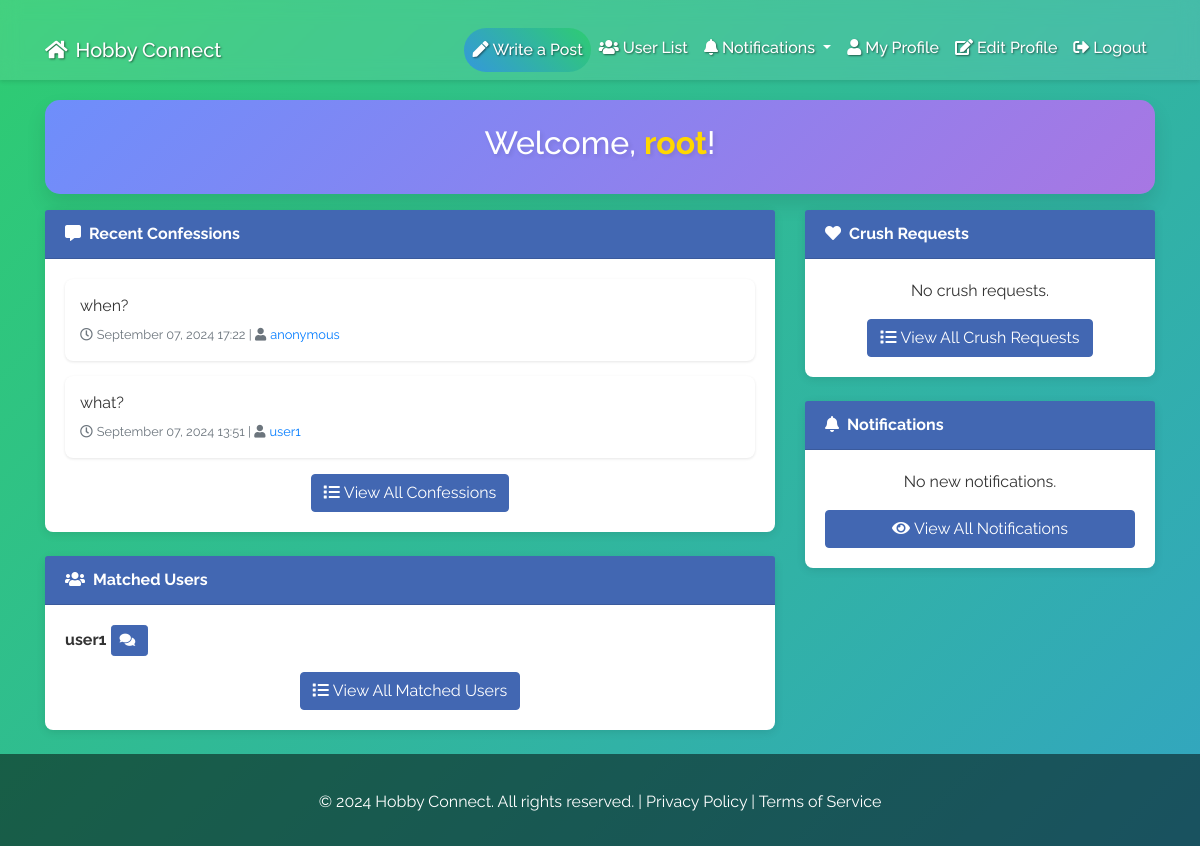
The app's page / (signed in) with its own data.
### Users/models.py (models this page shows, shortened)
class CustomUser(AbstractUser):
    bio = models.TextField(blank=True, null=True)
    preferences = models.CharField(max_length=255, blank=True, null=True)

class Confession(models.Model):
    author = models.ForeignKey(CustomUser, on_delete=models.SET_NULL, null=True, blank=True)
    text = models.TextField()
    is_anonymous = models.BooleanField(default=True)
    created_at = models.DateTimeField(auto_now_add=True)
    class Meta:
        ordering = ['-created_at']

### Users/views.py (the view)
# urls.py: path('', views.home, name='home'),
@login_required
def home(request):
    recent_confessions = Confession.objects.order_by('-created_at')[:10]
    crush_requests = CrushRequest.objects.filter(
        Q(receiver=request.user) &
        Q(is_matched=False) &
        Q(is_denied=False)
    ).order_by('-date_sent')[:5]
    notifications = Notification.objects.filter(user=request.user, read=False)[:5]
    context = {
        'recent_confessions': recent_confessions,
        'crush_requests': crush_requests,
        'notifications': notifications,
        'matched_users' : matched_users(request),
    }
    return render(request, 'users/home.html', context)

### Users/views.py (called while the page is built)
@login_required
def matched_users(request):
    matched_users = CustomUser.objects.filter(
        Q(sent_requests__receiver=request.user, sent_requests__is_matched=True) |
        Q(received_requests__sender=request.user, received_requests__is_matched=True)
    ).distinct()
    return  matched_users

### templates/users/home.html (shortened to what this page needs)
{% extends 'base/base.html' %}
{% load static %}
{% block content %}
    <main class="container">
        <div class="welcome-container">
            <h1 class="welcome-text">
                Welcome, <span class="username">{{ request.user.username }}</span>!
            </h1>
        </div>
        <div class="row">
            <div class="col-lg-8 col-md-12">
                <div class="card mb-4">
                    <div class="card-header">
                        <i class="fas fa-comment-alt mr-2"></i>Recent Confessions
                    </div>
                    <div class="card-body">
                        {% for confession in recent_confessions %}
                            <div class="confession">
                                <p class="mb-1">{{ confession.text|truncatewords:20 }}</p>
                                <small class="text-muted">
                                    <i class="far fa-clock mr-1"></i>{{ confession.created_at|date:"F d, Y H:i" }}
                                    {% if not confession.is_anonymous %}
                                        | <i class="fas fa-user mr-1"></i><a href="{% url 'Users:user_profile' user_id=confession.author.id %}">{{ confession.author.username }}</a>
                                    {% else %}
                                        | <i class="fas fa-user mr-1"></i><a href="#">anonymous</a>
                                    {% endif %}
                                </small>
                            </div>
                        {% empty %}
                            <p class="text-center">No recent confessions.</p>
                        {% endfor %}
                        <div class="text-center mt-3">
                            <a href="{% url 'Users:confession_list' %}" class="btn btn-primary">
                                <i class="fas fa-list mr-1"></i>View All Confessions
                            </a>
                        </div>
                    </div>
                </div>
                <div class="card mb-4">
                    <div class="card-header">
                        <i class="fas fa-users mr-2"></i>Matched Users
                    </div>
                    <div class="card-body">
                        {% for user in matched_users %}
                            <div class="matched-user">
                                <p class="mb-1"><strong>{{ user.username }}</strong>  <span><a href="{% url 'Users:conversation' receiver_id=user.id %}" class="btn btn-sm btn-primary">
                                    <i class="fas fa-comments mr-1"></i>
                                </a></span></p>
                            </div>
                        {% empty %}
                            <p class="text-center">No matched users yet.</p>
                        {% endfor %}
                        <div class="text-center mt-3">
                            <a href="{% url 'Users:matched' %}" class="btn btn-primary">
                                <i class="fas fa-list mr-1"></i>View All Matched Users
                            </a>
                        </div>
                    </div>
                </div>
            </div>
            <div class="col-lg-4 col-md-12">
                <div class="card mb-4">
                    <div class="card-header">
                        <i class="fas fa-heart mr-2"></i>Crush Requests
                    </div>
                    <div class="card-body">
                        {% for request in crush_requests %}
                            <div class="crush-request">
                                {% if request.sender == request.user %}
                                    <p class="mb-1">You sent a request to <strong>{{ request.receiver.username }}</strong></p>
                                {% else %}
                                    <p class="mb-1"><strong>{{ request.sender.username }}</strong> sent you a request</p>
                                    <a href="{% url 'Users:accept_crush_request' request_id=request.id %}" class="btn btn-sm btn-success">Accept</a>
                                    <a href="{% url 'Users:deny_crush_request' request_id=request.id %}" class="btn btn-sm btn-success">Deny</a>                                    {% endif %}
                                <small class="text-muted"><i class="far fa-calendar-alt mr-1"></i>{{ request.date_sent|date:"F d, Y" }}</small>
                            </div>
                        {% empty %}
                            <p class="text-center">No crush requests.</p>
                        {% endfor %}
                        <div class="text-center mt-3">
                            <a href="{% url 'Users:crush_request_list' %}" class="btn btn-primary">
                                <i class="fas fa-list mr-1"></i>View All Crush Requests
                            </a>
                        </div>
                    </div>
                </div>
                <div class="card">
                    <div class="card-header">
                        <i class="fas fa-bell mr-2"></i>Notifications
                    </div>
                    <div class="card-body">
                        {% for notification in notifications %}
                            <div class="notification">
                                <p class="mb-1">{{ notification.text }}</p>
                                <small class="text-muted"><i class="far fa-clock mr-1"></i>{{ notification.created_at|date:"F d, Y H:i" }}</small>
                            </div>
                        {% empty %}
                            <p class="text-center">No new notifications.</p>
                        {% endfor %}
                        <a href="{% url 'Users:notifications' %}" class="btn btn-primary btn-block mt-3"><i class="fas fa-eye mr-1"></i>View All Notifications</a>
                    </div>
                </div>
            </div>
        </div>
    </main>
{% endblock %}

### static/css/styles.css (style rules this page uses)
body { font-family: 'Roboto', sans-serif; background-color: #f0f2f5; color: #333; }
.container { margin-top: 20px; }
.card { border: none; border-radius: 8px; box-shadow: 0 2px 10px rgba(0,0,0,.1); transition: transform 0.3s ease; margin-bottom: 20px; }
.card-header { background-color: #4267B2; color: white; font-weight: bold; }
.confession, .crush-request, .notification { background-color: #ffffff; padding: 15px; margin-bottom: 15px; border-radius: 8px; box-shadow: 0 1px 3px rgba(0,0,0,.1); }
body { min-height: 100vh; display: flex; flex-direction: column; }
html { height: 100%; }
.btn-primary { background-color: #4267B2; border-color: #4267B2; }
.welcome-container { background: linear-gradient(135deg, #6e8efb, #a777e3); padding: 1.5rem; border-radius: 15px; box-shadow: 0 10px 20px rgba(0, 0, 0, 0.1); margin: 1rem 0; }
.welcome-text { font-size: 2rem; color: #ffffff; text-align: center; text-shadow: 2px 2px 4px rgba(0, 0, 0, 0.1); }
.username { font-weight: bold; color: #ffd700; }

### templates/base/base.html (style rules this page uses)
body { background: linear-gradient(-45deg, #f5a742, #e74c3c, #3498db, #2ecc71); background-size: 400% 400%; animation: gradient 15s ease infinite; font-family: 'Raleway', sans-serif; }

### records on screen
CustomUser: user.username "root"
Confession: text "when?", created_at "September 07, 2024 17:22", is_anonymous True (drawn)
Confession: text "what?", created_at "September 07, 2024 13:51", author.username "user1"
CustomUser: username "user1"
